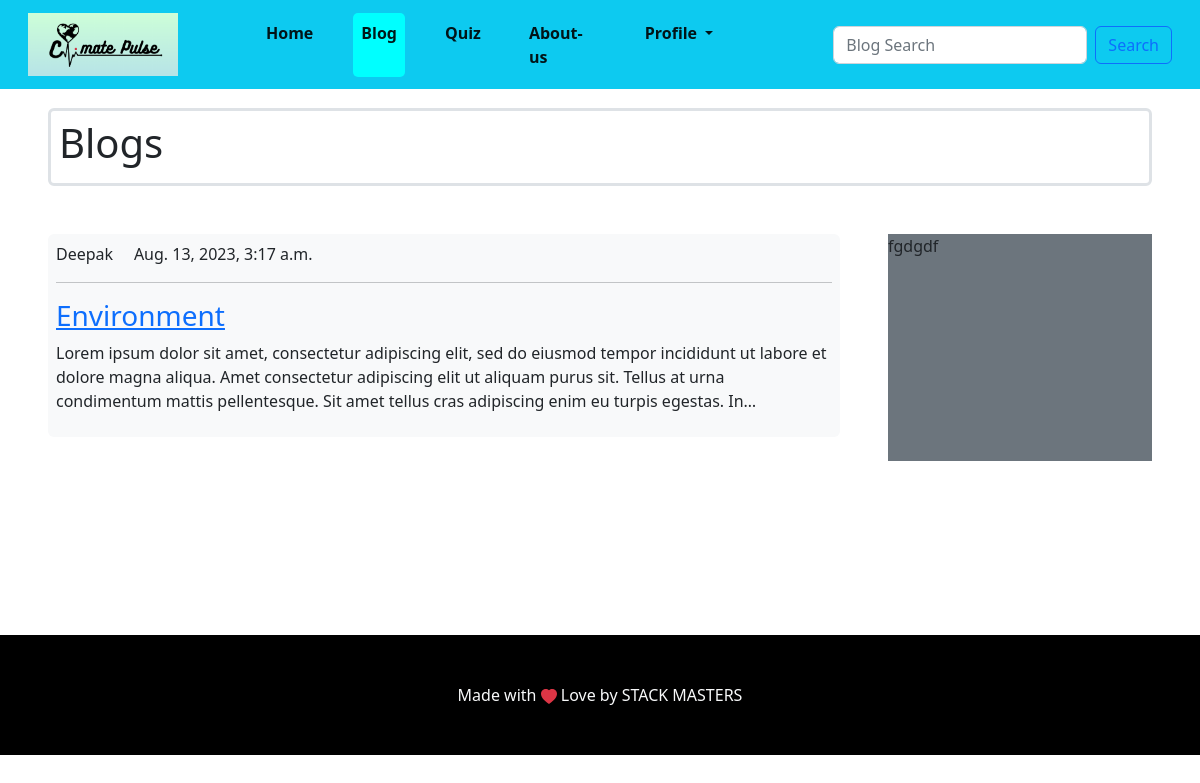
Before: /blogpage/ with the older database file.
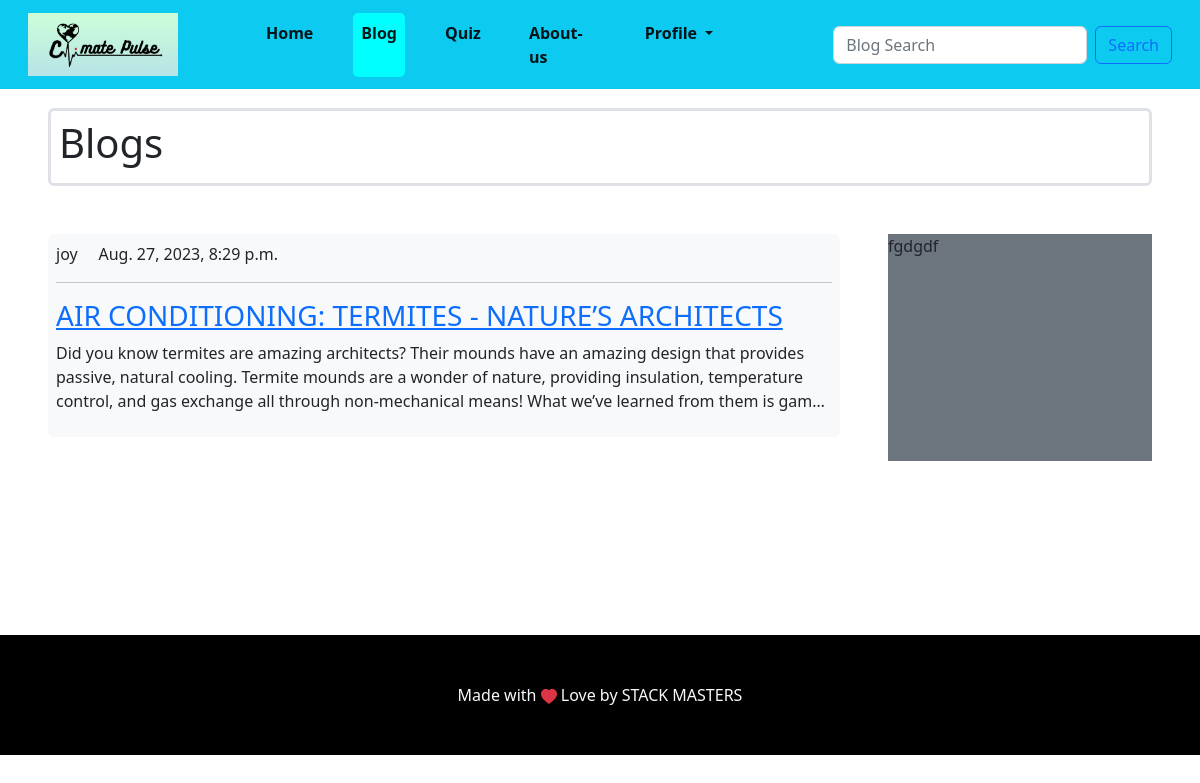
After: the same page with the newer database file.
### blog/models.py (models this page shows, shortened)
class blogPost(models.Model):
    author_name= models.ForeignKey(User,on_delete=models.CASCADE)
    title = models.CharField(max_length=50,blank=False,null=False)
    content = models.TextField(blank=False)
    date_posted = models.DateTimeField(default=timezone.localtime)

### Climatepulse/views.py (the view)
# urls.py: path('blogpage/', PostView.as_view(), name="blogpage"),
class PostView(ListView):
    model = blogPost
    template_name = './templates/blog.html'
    context_object_name = 'posts'
    ordering = ['-date_posted']

### templates/blog.html (shortened to what this page needs)
<!DOCTYPE html>
<html lang="en">
  <head>
  </head>
  <body>
    {% extends 'base.html'%} {% block content %}
    <div
      class="d-flex justify-content-between mb-5 border p-2 border-3 rounded"
    >
      <h1>Blogs</h1>
    </div>
    <div class="d-flex flex-xl-row gap-5">
      <div class="all_blogs w-75">
        {% for n in posts %}
        <div class="bg-light mb-4 p-2 border-info rounded">
          <p>{{n.author_name}} &nbsp; &nbsp; {{n.date_posted}}</p>
          <hr />
          <h3><a href="{% url 'blog-post' n.id %}">{{n.title}}</a></h3>
          <p class="blog-post-text text-break">{{n.content}}</p>
        </div>
        {% endfor %}
      </div>
      <div class="latest_blogs bg-secondary w-25">fgdgdf</div>
    </div>
    {% endblock %}

### templates/base.html (shortened to what this page needs)
<!DOCTYPE html>
<html lang="en">
  <head>
    <link rel="stylesheet" href="/static/css/main.css" />
    <link
      rel="stylesheet"
      href="https://cdn.jsdelivr.net/npm/bootstrap@5.2.3/dist/css/bootstrap.min.css"
    />
  </head>
  <body>
    {% include 'Header.html' %}
    <div style="padding-top: 60px" class="m-5 mainc">
      {% block content %} {% endblock %}
    </div>
    {% include 'Footer.html' %}
  </body>
</html>

### templates/Header.html (shortened to what this page needs)
<!DOCTYPE html>
<html lang="en">
  <head>
    <link rel="stylesheet" href="/static/css/main.css" />
  </head>
  <body>
    <nav class="navbar navbar-expand-lg bg-body-tertiary bg-info fixed-top">
      <div class="container-fluid">
        <a class="navbar-brand ms-3" href="/"
          ><img src="/static/media/ClimatePulse.png" alt="" class="logo"
        /></a>
        <div
          class="collapse navbar-collapse justify-content-end"
          id="navbarNavDropdown"
        >
          <ul class="navbar-nav mx-5 pe-5">
            {% url '/' as url %}
            <li class="mx-3 {% if request.path == url %} highlight {% endif %}">
              <a
                class="nav-link active fw-bold"
                aria-current="page"
                href="{{url}}"
                >Home</a
              >
            </li>
            {% url 'blogpage' as url %}
            <li class="mx-3 {% if request.path == url %} highlight {% endif %}">
              <a class="nav-link active fw-bold" href="{{url}}">Blog</a>
            </li>
            {% url 'quizpage' as url %}
            <li class="mx-3 {% if request.path == url %} highlight {% endif %}">
              <a
                class="nav-link active fw-bold"
                aria-current="page"
                href="{{url}}"
                >Quiz</a
              >
            </li>
            {% url 'aboutus' as url %}
            <li class="mx-3 {% if request.path == url %} highlight {% endif %}">
              <a class="nav-link active fw-bold" href="{{url}}">About-us</a>
            </li>
            <li class="dropdown mx-3">
              {% if request.user.is_authenticated %}
              <a
                class="nav-link dropdown-toggle active fw-bold"
                href="#"
                role="button"
                data-bs-toggle="dropdown"
                aria-expanded="false"
                >{{request.user}}
              </a>
              {% else %}
              <a
                class="nav-link dropdown-toggle active fw-bold"
                href="#"
                role="button"
                data-bs-toggle="dropdown"
                aria-expanded="false"
                >Profile
              </a>
              {% endif %}
            </li>
          </ul>
          <form
            class="d-flex me-3"
            role="search"
            action="{% url 'blogsearch' %}"
            method="post"
          >
            <input
              class="form-control me-2"
              type="search"
              placeholder="Blog Search"
              aria-label="Search"
              name="s_value"
            />
            <button class="btn btn-outline-primary" type="submit">
              Search
            </button>
          </form>
        </div>
      </div>
    </nav>
  </body>
</html>

### templates/Footer.html (shortened to what this page needs)
<!DOCTYPE html>
<html lang="en">
  <head>
  </head>
  <body>
    <div
      class="text-center bg-black text-light p-5 position:relative"
      style="width: 100%; margin: 0; padding: 0"
    >
      <div class="">Made with <svg xmlns="http://www.w3.org/2000/svg" width="16" height="16" fill="currentColor" class="bi bi-heart-fill text-danger" viewBox="0 0 16 16">
  <path fill-rule="evenodd" d="M8 1.314C12.438-3.248 23.534 4.735 8 15-7.534 4.736 3.562-3.248 8 1.314z"/>
</svg> Love by STACK MASTERS</div>
    </div>
  </body>
</html>

### static/css/main.css (style rules this page uses)
.logo { width: 150px; }
.highlight { background-color: aqua; border-radius: 5px; }
.mainc { min-height: 67.4vh; }
.blog-post-text { overflow: hidden; display: -webkit-box; -webkit-line-clamp: 3; line-clamp: 2; -webkit-box-orient: vertical; }

Changed rows visible on the page:
removed blogPost: author_name "Deepak", date_posted "Aug. 13, 2023, 3:17 a.m.", title "Environment", content "Lorem ipsum dolor sit amet, consectetur adipiscing elit, sed do eiusmod tempor incididunt ut labore et dolore magna aliqua. Amet consectetur adipiscing elit ut aliquam purus sit. Tellus at urna condimentum mattis pellentesque. Sit amet tellus cras adipiscing enim eu turpis egestas.…"
added blogPost: author_name "joy", date_posted "Aug. 27, 2023, 8:29 p.m.", title "AIR CONDITIONING: TERMITES - NATURE’S ARCHITECTS", content "Did you know termites are amazing architects? Their mounds have an amazing design that provides passive, natural cooling. Termite mounds are a wonder of nature, providing insulation, temperature control, and gas exchange all through non-mechanical means! What we’ve learned from them…"
